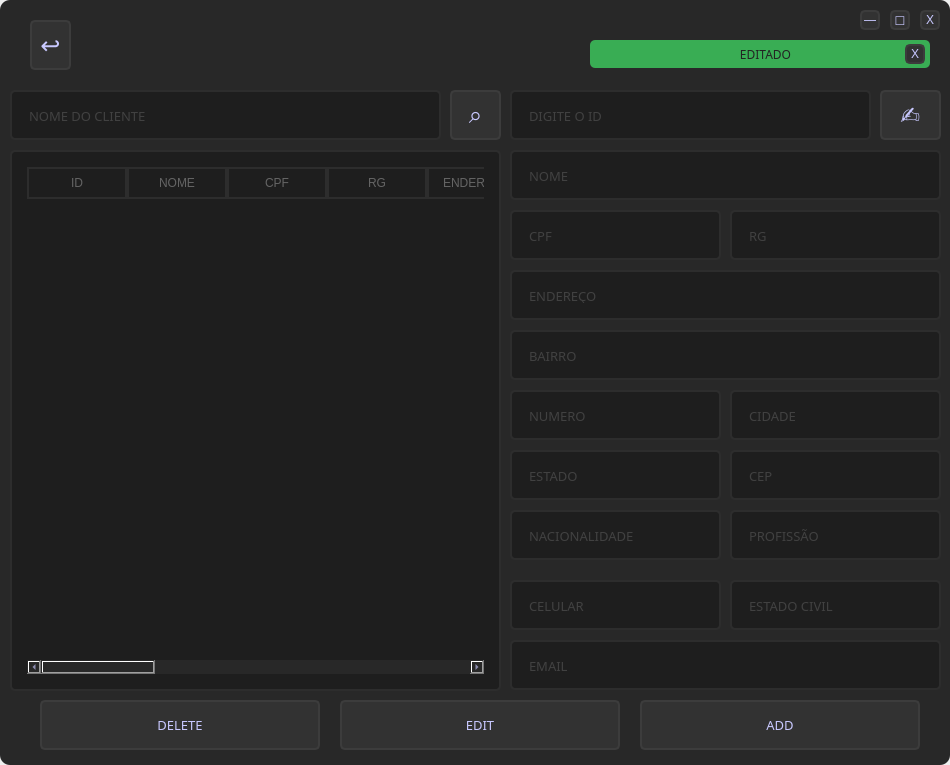
<?xml version="1.0" encoding="UTF-8"?>
<ui version="4.0">
 <class>MainWindow</class>
 <widget class="QMainWindow" name="MainWindow">
  <property name="geometry">
   <rect>
    <x>0</x>
    <y>0</y>
    <width>950</width>
    <height>765</height>
   </rect>
  </property>
  <property name="windowTitle">
   <string>MainWindow</string>
  </property>
  <widget class="QWidget" name="centralwidget">
   <layout class="QVBoxLayout" name="verticalLayout">
    <property name="spacing">
     <number>0</number>
    </property>
    <property name="leftMargin">
     <number>0</number>
    </property>
    <property name="topMargin">
     <number>0</number>
    </property>
    <property name="rightMargin">
     <number>0</number>
    </property>
    <property name="bottomMargin">
     <number>0</number>
    </property>
    <item>
     <widget class="QFrame" name="frame">
      <property name="minimumSize">
       <size>
        <width>950</width>
        <height>765</height>
       </size>
      </property>
      <property name="styleSheet">
       <string notr="true">background-color: rgb(40, 40, 40);
border-radius: 10px;
color:rgb(200, 200, 255);</string>
      </property>
      <property name="frameShape">
       <enum>QFrame::StyledPanel</enum>
      </property>
      <property name="frameShadow">
       <enum>QFrame::Raised</enum>
      </property>
      <widget class="QLineEdit" name="txt_clicep">
       <property name="geometry">
        <rect>
         <x>730</x>
         <y>450</y>
         <width>211</width>
         <height>50</height>
        </rect>
       </property>
       <property name="font">
        <font>
         <family>Quicksand</family>
         <pointsize>10</pointsize>
        </font>
       </property>
       <property name="styleSheet">
        <string notr="true">QLineEdit{
	border: 2px solid rgb(45, 45, 45);
	border-radius: 5px;
	padding: 15px;
	background-color: rgb(30, 30, 30);
	color: rgb(100, 100, 100);
}
QLineEdit:hover{
	border: 2px solid rgb(55, 55, 55);
}
QLineEdit:focus{
	border: 2px solid rgb(255, 207, 0);
	color: rgb(200, 200, 200);
}</string>
       </property>
       <property name="maxLength">
        <number>32</number>
       </property>
       <property name="placeholderText">
        <string>CEP</string>
       </property>
      </widget>
      <widget class="QPushButton" name="btn_add">
       <property name="geometry">
        <rect>
         <x>640</x>
         <y>700</y>
         <width>280</width>
         <height>50</height>
        </rect>
       </property>
       <property name="font">
        <font>
         <family>Quicksand</family>
         <pointsize>10</pointsize>
        </font>
       </property>
       <property name="styleSheet">
        <string notr="true">QPushButton{
	background-color:rgb(50, 50, 50);
	border:2px solid rgb(60, 60, 60);
	border-radius:5px;
}
QPushButton:hover{
	background-color:rgb(60, 60, 60);
	border: 2px solid rgb(70, 70, 70);
}
QPushButton:pressed{
	background-color:rgb(250, 230, 0);
	border: 2px solid rgb(255, 165, 24);
	color: rgb(35, 35, 35);
}</string>
       </property>
       <property name="text">
        <string>ADD</string>
       </property>
      </widget>
      <widget class="QLineEdit" name="txt_clinacionalidade">
       <property name="geometry">
        <rect>
         <x>510</x>
         <y>510</y>
         <width>211</width>
         <height>50</height>
        </rect>
       </property>
       <property name="font">
        <font>
         <family>Quicksand</family>
         <pointsize>10</pointsize>
        </font>
       </property>
       <property name="styleSheet">
        <string notr="true">QLineEdit{
	border: 2px solid rgb(45, 45, 45);
	border-radius: 5px;
	padding: 15px;
	background-color: rgb(30, 30, 30);
	color: rgb(100, 100, 100);
}
QLineEdit:hover{
	border: 2px solid rgb(55, 55, 55);
}
QLineEdit:focus{
	border: 2px solid rgb(255, 207, 0);
	color: rgb(200, 200, 200);
}</string>
       </property>
       <property name="maxLength">
        <number>32</number>
       </property>
       <property name="placeholderText">
        <string>NACIONALIDADE</string>
       </property>
      </widget>
      <widget class="QPushButton" name="btn_edit">
       <property name="geometry">
        <rect>
         <x>340</x>
         <y>700</y>
         <width>280</width>
         <height>50</height>
        </rect>
       </property>
       <property name="font">
        <font>
         <family>Quicksand</family>
         <pointsize>10</pointsize>
        </font>
       </property>
       <property name="styleSheet">
        <string notr="true">QPushButton{
	background-color:rgb(50, 50, 50);
	border:2px solid rgb(60, 60, 60);
	border-radius:5px;
}
QPushButton:hover{
	background-color:rgb(60, 60, 60);
	border: 2px solid rgb(70, 70, 70);
}
QPushButton:pressed{
	background-color:rgb(250, 230, 0);
	border: 2px solid rgb(255, 165, 24);
	color: rgb(35, 35, 35);
}</string>
       </property>
       <property name="text">
        <string>EDIT</string>
       </property>
      </widget>
      <widget class="QLineEdit" name="txt_clibairro">
       <property name="geometry">
        <rect>
         <x>510</x>
         <y>330</y>
         <width>431</width>
         <height>50</height>
        </rect>
       </property>
       <property name="font">
        <font>
         <family>Quicksand</family>
         <pointsize>10</pointsize>
        </font>
       </property>
       <property name="styleSheet">
        <string notr="true">QLineEdit{
	border: 2px solid rgb(45, 45, 45);
	border-radius: 5px;
	padding: 15px;
	background-color: rgb(30, 30, 30);
	color: rgb(100, 100, 100);
}
QLineEdit:hover{
	border: 2px solid rgb(55, 55, 55);
}
QLineEdit:focus{
	border: 2px solid rgb(255, 207, 0);
	color: rgb(200, 200, 200);
}</string>
       </property>
       <property name="maxLength">
        <number>64</number>
       </property>
       <property name="placeholderText">
        <string>BAIRRO</string>
       </property>
      </widget>
      <widget class="QLineEdit" name="txt_clinome">
       <property name="geometry">
        <rect>
         <x>510</x>
         <y>150</y>
         <width>431</width>
         <height>50</height>
        </rect>
       </property>
       <property name="font">
        <font>
         <family>Quicksand</family>
         <pointsize>10</pointsize>
        </font>
       </property>
       <property name="styleSheet">
        <string notr="true">QLineEdit{
	border: 2px solid rgb(45, 45, 45);
	border-radius: 5px;
	padding: 15px;
	background-color: rgb(30, 30, 30);
	color: rgb(100, 100, 100);
}
QLineEdit:hover{
	border: 2px solid rgb(55, 55, 55);
}
QLineEdit:focus{
	border: 2px solid rgb(255, 207, 0);
	color: rgb(200, 200, 200);
}</string>
       </property>
       <property name="maxLength">
        <number>64</number>
       </property>
       <property name="placeholderText">
        <string>NOME</string>
       </property>
      </widget>
      <widget class="QLineEdit" name="txt_cliemail">
       <property name="geometry">
        <rect>
         <x>510</x>
         <y>640</y>
         <width>431</width>
         <height>50</height>
        </rect>
       </property>
       <property name="font">
        <font>
         <family>Quicksand</family>
         <pointsize>10</pointsize>
        </font>
       </property>
       <property name="styleSheet">
        <string notr="true">QLineEdit{
	border: 2px solid rgb(45, 45, 45);
	border-radius: 5px;
	padding: 15px;
	background-color: rgb(30, 30, 30);
	color: rgb(100, 100, 100);
}
QLineEdit:hover{
	border: 2px solid rgb(55, 55, 55);
}
QLineEdit:focus{
	border: 2px solid rgb(255, 207, 0);
	color: rgb(200, 200, 200);
}</string>
       </property>
       <property name="maxLength">
        <number>32</number>
       </property>
       <property name="placeholderText">
        <string>EMAIL</string>
       </property>
      </widget>
      <widget class="QLineEdit" name="txt_cliend">
       <property name="geometry">
        <rect>
         <x>510</x>
         <y>270</y>
         <width>431</width>
         <height>50</height>
        </rect>
       </property>
       <property name="font">
        <font>
         <family>Quicksand</family>
         <pointsize>10</pointsize>
        </font>
       </property>
       <property name="styleSheet">
        <string notr="true">QLineEdit{
	border: 2px solid rgb(45, 45, 45);
	border-radius: 5px;
	padding: 15px;
	background-color: rgb(30, 30, 30);
	color: rgb(100, 100, 100);
}
QLineEdit:hover{
	border: 2px solid rgb(55, 55, 55);
}
QLineEdit:focus{
	border: 2px solid rgb(255, 207, 0);
	color: rgb(200, 200, 200);
}</string>
       </property>
       <property name="maxLength">
        <number>64</number>
       </property>
       <property name="placeholderText">
        <string>ENDEREÇO</string>
       </property>
      </widget>
      <widget class="QTableWidget" name="tabWid_cli">
       <property name="geometry">
        <rect>
         <x>10</x>
         <y>150</y>
         <width>491</width>
         <height>541</height>
        </rect>
       </property>
       <property name="styleSheet">
        <string notr="true">QTableWidget{
	border: 2px solid rgb(45, 45, 45);
	border-radius: 5px;
	padding: 15px;
	background-color: rgb(30, 30, 30);
	color: rgb(100, 100, 100);
}
QTableWidget:hover{
	border: 2px solid rgb(55, 55, 55);
}
QTableWidget:focus{
	border: 2px solid rgb(255, 207, 0);
	color: rgb(200, 200, 200);
}
QTableWidget:pressed{
	background-color:rgb(250, 230, 0);
	border: 2px solid rgb(255, 165, 24);
	color: rgb(35, 35, 35);
}
QHeaderView::section {
    background-color: rgb(30, 30, 30);
    padding: 5px;
    border: 2px solid rgb(45, 45, 45);
	color: rgb(100, 100, 100);
}

QTableWidget {
    gridline-color: rgb(255, 165, 24);
}

QTableWidget QTableCornerButton {
    background-color: rgb(30, 30, 30); 
}

QTableWidget QTableCornerButton::section {
    background-color: rgb(30, 30, 30);
}
</string>
       </property>
       <column>
        <property name="text">
         <string>ID</string>
        </property>
       </column>
       <column>
        <property name="text">
         <string>NOME</string>
        </property>
       </column>
       <column>
        <property name="text">
         <string>CPF</string>
        </property>
       </column>
       <column>
        <property name="text">
         <string>RG</string>
        </property>
       </column>
       <column>
        <property name="text">
         <string>ENDEREÇO</string>
        </property>
       </column>
       <column>
        <property name="text">
         <string>BAIRRO</string>
        </property>
       </column>
       <column>
        <property name="text">
         <string>NUM</string>
        </property>
       </column>
       <column>
        <property name="text">
         <string>CIDADE</string>
        </property>
       </column>
       <column>
        <property name="text">
         <string>ESTADO</string>
        </property>
       </column>
       <column>
        <property name="text">
         <string>CEP</string>
        </property>
       </column>
       <column>
        <property name="text">
         <string>NACIONALIDADE</string>
        </property>
       </column>
       <column>
        <property name="text">
         <string>PROFISSÃO</string>
        </property>
       </column>
       <column>
        <property name="text">
         <string>ESTADO CIVIL</string>
        </property>
       </column>
       <column>
        <property name="text">
         <string>CELULAR</string>
        </property>
       </column>
       <column>
        <property name="text">
         <string>EMAIL</string>
        </property>
       </column>
      </widget>
      <widget class="QLineEdit" name="txt_clirg">
       <property name="geometry">
        <rect>
         <x>730</x>
         <y>210</y>
         <width>211</width>
         <height>50</height>
        </rect>
       </property>
       <property name="font">
        <font>
         <family>Quicksand</family>
         <pointsize>10</pointsize>
        </font>
       </property>
       <property name="styleSheet">
        <string notr="true">QLineEdit{
	border: 2px solid rgb(45, 45, 45);
	border-radius: 5px;
	padding: 15px;
	background-color: rgb(30, 30, 30);
	color: rgb(100, 100, 100);
}
QLineEdit:hover{
	border: 2px solid rgb(55, 55, 55);
}
QLineEdit:focus{
	border: 2px solid rgb(255, 207, 0);
	color: rgb(200, 200, 200);
}</string>
       </property>
       <property name="maxLength">
        <number>32</number>
       </property>
       <property name="placeholderText">
        <string>RG</string>
       </property>
      </widget>
      <widget class="QLineEdit" name="txt_cliestadocivil">
       <property name="geometry">
        <rect>
         <x>730</x>
         <y>580</y>
         <width>211</width>
         <height>50</height>
        </rect>
       </property>
       <property name="font">
        <font>
         <family>Quicksand</family>
         <pointsize>10</pointsize>
        </font>
       </property>
       <property name="styleSheet">
        <string notr="true">QLineEdit{
	border: 2px solid rgb(45, 45, 45);
	border-radius: 5px;
	padding: 15px;
	background-color: rgb(30, 30, 30);
	color: rgb(100, 100, 100);
}
QLineEdit:hover{
	border: 2px solid rgb(55, 55, 55);
}
QLineEdit:focus{
	border: 2px solid rgb(255, 207, 0);
	color: rgb(200, 200, 200);
}</string>
       </property>
       <property name="maxLength">
        <number>32</number>
       </property>
       <property name="placeholderText">
        <string>ESTADO CIVIL</string>
       </property>
      </widget>
      <widget class="QLineEdit" name="txt_clicpf">
       <property name="geometry">
        <rect>
         <x>510</x>
         <y>210</y>
         <width>211</width>
         <height>50</height>
        </rect>
       </property>
       <property name="font">
        <font>
         <family>Quicksand</family>
         <pointsize>10</pointsize>
        </font>
       </property>
       <property name="styleSheet">
        <string notr="true">QLineEdit{
	border: 2px solid rgb(45, 45, 45);
	border-radius: 5px;
	padding: 15px;
	background-color: rgb(30, 30, 30);
	color: rgb(100, 100, 100);
}
QLineEdit:hover{
	border: 2px solid rgb(55, 55, 55);
}
QLineEdit:focus{
	border: 2px solid rgb(255, 207, 0);
	color: rgb(200, 200, 200);
}</string>
       </property>
       <property name="maxLength">
        <number>32</number>
       </property>
       <property name="placeholderText">
        <string>CPF</string>
       </property>
      </widget>
      <widget class="QLineEdit" name="txt_cliestado">
       <property name="geometry">
        <rect>
         <x>510</x>
         <y>450</y>
         <width>211</width>
         <height>50</height>
        </rect>
       </property>
       <property name="font">
        <font>
         <family>Quicksand</family>
         <pointsize>10</pointsize>
        </font>
       </property>
       <property name="styleSheet">
        <string notr="true">QLineEdit{
	border: 2px solid rgb(45, 45, 45);
	border-radius: 5px;
	padding: 15px;
	background-color: rgb(30, 30, 30);
	color: rgb(100, 100, 100);
}
QLineEdit:hover{
	border: 2px solid rgb(55, 55, 55);
}
QLineEdit:focus{
	border: 2px solid rgb(255, 207, 0);
	color: rgb(200, 200, 200);
}</string>
       </property>
       <property name="maxLength">
        <number>32</number>
       </property>
       <property name="placeholderText">
        <string>ESTADO</string>
       </property>
      </widget>
      <widget class="QLineEdit" name="txt_clicelular">
       <property name="geometry">
        <rect>
         <x>510</x>
         <y>580</y>
         <width>211</width>
         <height>50</height>
        </rect>
       </property>
       <property name="font">
        <font>
         <family>Quicksand</family>
         <pointsize>10</pointsize>
        </font>
       </property>
       <property name="styleSheet">
        <string notr="true">QLineEdit{
	border: 2px solid rgb(45, 45, 45);
	border-radius: 5px;
	padding: 15px;
	background-color: rgb(30, 30, 30);
	color: rgb(100, 100, 100);
}
QLineEdit:hover{
	border: 2px solid rgb(55, 55, 55);
}
QLineEdit:focus{
	border: 2px solid rgb(255, 207, 0);
	color: rgb(200, 200, 200);
}</string>
       </property>
       <property name="maxLength">
        <number>32</number>
       </property>
       <property name="placeholderText">
        <string>CELULAR</string>
       </property>
      </widget>
      <widget class="QPushButton" name="btn_return">
       <property name="geometry">
        <rect>
         <x>30</x>
         <y>20</y>
         <width>41</width>
         <height>50</height>
        </rect>
       </property>
       <property name="font">
        <font>
         <family>Quicksand</family>
         <pointsize>18</pointsize>
        </font>
       </property>
       <property name="styleSheet">
        <string notr="true">QPushButton{
	background-color:rgb(50, 50, 50);
	border:2px solid rgb(60, 60, 60);
	border-radius:5px;
}
QPushButton:hover{
	background-color:rgb(60, 60, 60);
	border: 2px solid rgb(70, 70, 70);
}
QPushButton:pressed{
	background-color:rgb(250, 230, 0);
	border: 2px solid rgb(255, 165, 24);
	color: rgb(35, 35, 35);
}</string>
       </property>
       <property name="text">
        <string>↩</string>
       </property>
      </widget>
      <widget class="QLineEdit" name="txt_nome">
       <property name="geometry">
        <rect>
         <x>10</x>
         <y>90</y>
         <width>431</width>
         <height>50</height>
        </rect>
       </property>
       <property name="font">
        <font>
         <family>Quicksand</family>
         <pointsize>10</pointsize>
        </font>
       </property>
       <property name="styleSheet">
        <string notr="true">QLineEdit{
	border: 2px solid rgb(45, 45, 45);
	border-radius: 5px;
	padding: 15px;
	background-color: rgb(30, 30, 30);
	color: rgb(100, 100, 100);
}
QLineEdit:hover{
	border: 2px solid rgb(55, 55, 55);
}
QLineEdit:focus{
	border: 2px solid rgb(255, 207, 0);
	color: rgb(200, 200, 200);
}</string>
       </property>
       <property name="maxLength">
        <number>32</number>
       </property>
       <property name="placeholderText">
        <string>NOME DO CLIENTE</string>
       </property>
      </widget>
      <widget class="QPushButton" name="btn_delete">
       <property name="geometry">
        <rect>
         <x>40</x>
         <y>700</y>
         <width>280</width>
         <height>50</height>
        </rect>
       </property>
       <property name="font">
        <font>
         <family>Quicksand</family>
         <pointsize>10</pointsize>
        </font>
       </property>
       <property name="styleSheet">
        <string notr="true">QPushButton{
	background-color:rgb(50, 50, 50);
	border:2px solid rgb(60, 60, 60);
	border-radius:5px;
}
QPushButton:hover{
	background-color:rgb(60, 60, 60);
	border: 2px solid rgb(70, 70, 70);
}
QPushButton:pressed{
	background-color:rgb(250, 230, 0);
	border: 2px solid rgb(255, 165, 24);
	color: rgb(35, 35, 35);
}</string>
       </property>
       <property name="text">
        <string>DELETE</string>
       </property>
      </widget>
      <widget class="QLineEdit" name="txt_cliprofissao">
       <property name="geometry">
        <rect>
         <x>730</x>
         <y>510</y>
         <width>211</width>
         <height>50</height>
        </rect>
       </property>
       <property name="font">
        <font>
         <family>Quicksand</family>
         <pointsize>10</pointsize>
        </font>
       </property>
       <property name="styleSheet">
        <string notr="true">QLineEdit{
	border: 2px solid rgb(45, 45, 45);
	border-radius: 5px;
	padding: 15px;
	background-color: rgb(30, 30, 30);
	color: rgb(100, 100, 100);
}
QLineEdit:hover{
	border: 2px solid rgb(55, 55, 55);
}
QLineEdit:focus{
	border: 2px solid rgb(255, 207, 0);
	color: rgb(200, 200, 200);
}</string>
       </property>
       <property name="maxLength">
        <number>32</number>
       </property>
       <property name="placeholderText">
        <string>PROFISSÃO</string>
       </property>
      </widget>
      <widget class="QLineEdit" name="txt_clinumero">
       <property name="geometry">
        <rect>
         <x>510</x>
         <y>390</y>
         <width>211</width>
         <height>50</height>
        </rect>
       </property>
       <property name="font">
        <font>
         <family>Quicksand</family>
         <pointsize>10</pointsize>
        </font>
       </property>
       <property name="styleSheet">
        <string notr="true">QLineEdit{
	border: 2px solid rgb(45, 45, 45);
	border-radius: 5px;
	padding: 15px;
	background-color: rgb(30, 30, 30);
	color: rgb(100, 100, 100);
}
QLineEdit:hover{
	border: 2px solid rgb(55, 55, 55);
}
QLineEdit:focus{
	border: 2px solid rgb(255, 207, 0);
	color: rgb(200, 200, 200);
}</string>
       </property>
       <property name="maxLength">
        <number>32</number>
       </property>
       <property name="placeholderText">
        <string>NUMERO</string>
       </property>
      </widget>
      <widget class="QPushButton" name="btn_search">
       <property name="geometry">
        <rect>
         <x>450</x>
         <y>90</y>
         <width>51</width>
         <height>50</height>
        </rect>
       </property>
       <property name="font">
        <font>
         <pointsize>18</pointsize>
         <weight>50</weight>
         <italic>false</italic>
         <bold>false</bold>
        </font>
       </property>
       <property name="styleSheet">
        <string notr="true">QPushButton{
	background-color:rgb(50, 50, 50);
	border:2px solid rgb(60, 60, 60);
	border-radius:5px;
	font: 18pt ;
}
QPushButton:hover{
	background-color:rgb(60, 60, 60);
	border: 2px solid rgb(70, 70, 70);
}
QPushButton:pressed{
	background-color:rgb(250, 230, 0);
	border: 2px solid rgb(255, 165, 24);
	color: rgb(35, 35, 35);
}</string>
       </property>
       <property name="text">
        <string>⌕</string>
       </property>
      </widget>
      <widget class="QPushButton" name="btn_copy">
       <property name="geometry">
        <rect>
         <x>880</x>
         <y>90</y>
         <width>61</width>
         <height>50</height>
        </rect>
       </property>
       <property name="font">
        <font>
         <pointsize>18</pointsize>
         <weight>50</weight>
         <italic>false</italic>
         <bold>false</bold>
        </font>
       </property>
       <property name="styleSheet">
        <string notr="true">QPushButton{
	background-color:rgb(50, 50, 50);
	border:2px solid rgb(60, 60, 60);
	border-radius:5px;
	font: 18pt ;
}
QPushButton:hover{
	background-color:rgb(60, 60, 60);
	border: 2px solid rgb(70, 70, 70);
}
QPushButton:pressed{
	background-color:rgb(250, 230, 0);
	border: 2px solid rgb(255, 165, 24);
	color: rgb(35, 35, 35);
}</string>
       </property>
       <property name="text">
        <string>✍</string>
       </property>
      </widget>
      <widget class="QFrame" name="logo">
       <property name="geometry">
        <rect>
         <x>370</x>
         <y>0</y>
         <width>211</width>
         <height>90</height>
        </rect>
       </property>
       <property name="styleSheet">
        <string notr="true">background-image: url(:/Logo_yellow/Images/logorocha_360x90.png);
background-repeat: no-repeat;
background-position: center;
</string>
       </property>
       <property name="frameShape">
        <enum>QFrame::StyledPanel</enum>
       </property>
       <property name="frameShadow">
        <enum>QFrame::Raised</enum>
       </property>
      </widget>
      <widget class="QLineEdit" name="txt_id">
       <property name="geometry">
        <rect>
         <x>510</x>
         <y>90</y>
         <width>361</width>
         <height>50</height>
        </rect>
       </property>
       <property name="font">
        <font>
         <family>Quicksand</family>
         <pointsize>10</pointsize>
        </font>
       </property>
       <property name="styleSheet">
        <string notr="true">QLineEdit{
	border: 2px solid rgb(45, 45, 45);
	border-radius: 5px;
	padding: 15px;
	background-color: rgb(30, 30, 30);
	color: rgb(100, 100, 100);
}
QLineEdit:hover{
	border: 2px solid rgb(55, 55, 55);
}
QLineEdit:focus{
	border: 2px solid rgb(255, 207, 0);
	color: rgb(200, 200, 200);
}</string>
       </property>
       <property name="maxLength">
        <number>64</number>
       </property>
       <property name="placeholderText">
        <string>DIGITE O ID</string>
       </property>
      </widget>
      <widget class="QLineEdit" name="txt_clicidade">
       <property name="geometry">
        <rect>
         <x>730</x>
         <y>390</y>
         <width>211</width>
         <height>50</height>
        </rect>
       </property>
       <property name="font">
        <font>
         <family>Quicksand</family>
         <pointsize>10</pointsize>
        </font>
       </property>
       <property name="styleSheet">
        <string notr="true">QLineEdit{
	border: 2px solid rgb(45, 45, 45);
	border-radius: 5px;
	padding: 15px;
	background-color: rgb(30, 30, 30);
	color: rgb(100, 100, 100);
}
QLineEdit:hover{
	border: 2px solid rgb(55, 55, 55);
}
QLineEdit:focus{
	border: 2px solid rgb(255, 207, 0);
	color: rgb(200, 200, 200);
}</string>
       </property>
       <property name="maxLength">
        <number>32</number>
       </property>
       <property name="placeholderText">
        <string>CIDADE</string>
       </property>
      </widget>
      <widget class="QPushButton" name="closewin">
       <property name="geometry">
        <rect>
         <x>920</x>
         <y>10</y>
         <width>20</width>
         <height>20</height>
        </rect>
       </property>
       <property name="minimumSize">
        <size>
         <width>0</width>
         <height>0</height>
        </size>
       </property>
       <property name="maximumSize">
        <size>
         <width>1000</width>
         <height>1000</height>
        </size>
       </property>
       <property name="styleSheet">
        <string notr="true">QPushButton{
	background-color:rgb(50, 50, 50);
	border:2px solid rgb(60, 60, 60);
	border-radius:5px;
}
QPushButton:hover{
	background-color:rgb(60, 60, 60);
	border: 2px solid rgb(70, 70, 70);
}
QPushButton:pressed{
	background-color:rgb(250, 230, 0);
	border: 2px solid rgb(255, 165, 24);
	color: rgb(35, 35, 35);
}</string>
       </property>
       <property name="text">
        <string>X</string>
       </property>
      </widget>
      <widget class="QPushButton" name="maxwin">
       <property name="geometry">
        <rect>
         <x>890</x>
         <y>10</y>
         <width>20</width>
         <height>20</height>
        </rect>
       </property>
       <property name="minimumSize">
        <size>
         <width>0</width>
         <height>0</height>
        </size>
       </property>
       <property name="maximumSize">
        <size>
         <width>1000</width>
         <height>1000</height>
        </size>
       </property>
       <property name="styleSheet">
        <string notr="true">QPushButton{
	background-color:rgb(50, 50, 50);
	border:2px solid rgb(60, 60, 60);
	border-radius:5px;
}
QPushButton:hover{
	background-color:rgb(60, 60, 60);
	border: 2px solid rgb(70, 70, 70);
}
QPushButton:pressed{
	background-color:rgb(250, 230, 0);
	border: 2px solid rgb(255, 165, 24);
	color: rgb(35, 35, 35);
}</string>
       </property>
       <property name="text">
        <string>☐</string>
       </property>
      </widget>
      <widget class="QPushButton" name="pushButton_3">
       <property name="geometry">
        <rect>
         <x>860</x>
         <y>10</y>
         <width>20</width>
         <height>20</height>
        </rect>
       </property>
       <property name="minimumSize">
        <size>
         <width>0</width>
         <height>0</height>
        </size>
       </property>
       <property name="maximumSize">
        <size>
         <width>1000</width>
         <height>1000</height>
        </size>
       </property>
       <property name="styleSheet">
        <string notr="true">QPushButton{
	background-color:rgb(50, 50, 50);
	border:2px solid rgb(60, 60, 60);
	border-radius:5px;
}
QPushButton:hover{
	background-color:rgb(60, 60, 60);
	border: 2px solid rgb(70, 70, 70);
}
QPushButton:pressed{
	background-color:rgb(250, 230, 0);
	border: 2px solid rgb(255, 165, 24);
	color: rgb(35, 35, 35);
}</string>
       </property>
       <property name="text">
        <string>―</string>
       </property>
      </widget>
      <widget class="QFrame" name="frame_popup">
       <property name="geometry">
        <rect>
         <x>590</x>
         <y>40</y>
         <width>340</width>
         <height>28</height>
        </rect>
       </property>
       <property name="maximumSize">
        <size>
         <width>450</width>
         <height>16777215</height>
        </size>
       </property>
       <property name="styleSheet">
        <string notr="true">background-color: rgb(57, 173, 84);
border-radius:5px;</string>
       </property>
       <property name="frameShape">
        <enum>QFrame::StyledPanel</enum>
       </property>
       <property name="frameShadow">
        <enum>QFrame::Raised</enum>
       </property>
       <layout class="QHBoxLayout" name="horizontalLayout_3">
        <property name="spacing">
         <number>0</number>
        </property>
        <property name="leftMargin">
         <number>36</number>
        </property>
        <property name="topMargin">
         <number>0</number>
        </property>
        <property name="rightMargin">
         <number>5</number>
        </property>
        <property name="bottomMargin">
         <number>0</number>
        </property>
        <item>
         <widget class="QLabel" name="label_popup">
          <property name="font">
           <font>
            <family>Quicksand</family>
           </font>
          </property>
          <property name="styleSheet">
           <string notr="true">color: rgb(35, 35, 35);</string>
          </property>
          <property name="text">
           <string>EDITADO</string>
          </property>
          <property name="alignment">
           <set>Qt::AlignCenter</set>
          </property>
         </widget>
        </item>
        <item>
         <widget class="QPushButton" name="close_popup">
          <property name="maximumSize">
           <size>
            <width>20</width>
            <height>20</height>
           </size>
          </property>
          <property name="styleSheet">
           <string notr="true">QPushButton{
	background-color:rgb(50, 50, 50);
	border:2px solid rgb(60, 60, 60);
	border-radius:5px;
}
QPushButton:hover{
	background-color:rgb(60, 60, 60);
	border: 2px solid rgb(70, 70, 70);
}
QPushButton:pressed{
	background-color:rgb(250, 230, 0);
	border: 2px solid rgb(255, 165, 24);
	color: rgb(35, 35, 35);
}</string>
          </property>
          <property name="text">
           <string>X</string>
          </property>
         </widget>
        </item>
       </layout>
      </widget>
     </widget>
    </item>
   </layout>
  </widget>
 </widget>
 <resources>
  <include location="file_rc.qrc"/>
 </resources>
 <connections/>
</ui>
